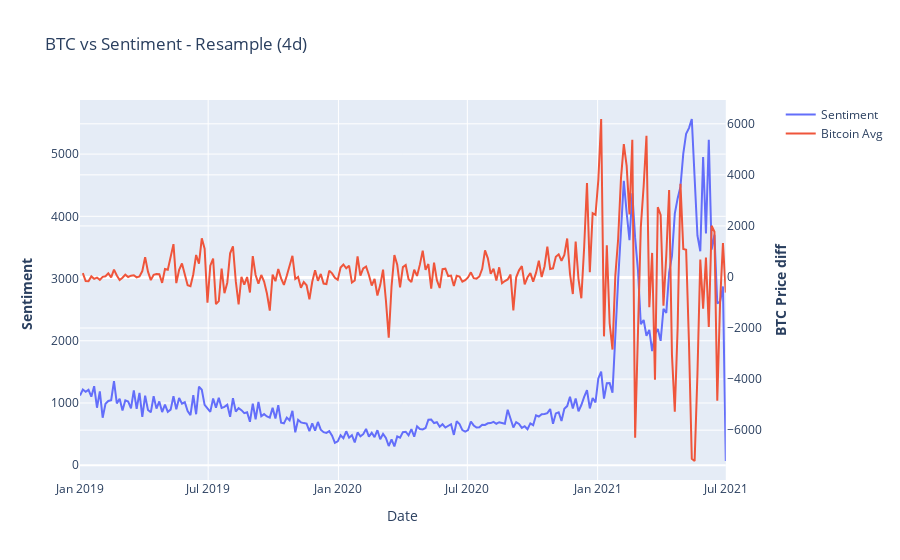

This figure's notebook cell:
### Code cell
eval.get_ts_2axis(sent1.polarity_lr,btc.y,resample_period='4d',btc_transformation='diff')

### Figure 1 — Plotly figure (JSON) as saved in the notebook; plotly's stock layout.template omitted (floating-point values rounded to 4 significant figures; data arrays with more than 128 entries replaced by an {"elided": "..."} marker saying what was removed)
{"data": [{"name": "Sentiment", "type": "scatter", "x": {"elided": "229 str values"}, "xaxis": "x", "y": {"elided": "229 float values"}, "yaxis": "y"}, {"name": "Bitcoin Avg", "type": "scatter", "x": {"elided": "229 str values"}, "xaxis": "x", "y": {"elided": "229 float values"}, "yaxis": "y2"}], "layout": {"title": {"text": "BTC vs Sentiment - Resample (4d)"}, "xaxis": {"anchor": "y", "domain": [0, 0.94], "title": {"text": "Date"}}, "yaxis": {"anchor": "x", "domain": [0, 1], "title": {"text": "<b>Sentiment  </b>"}}, "yaxis2": {"anchor": "x", "overlaying": "y", "side": "right", "title": {"text": "<b>BTC Price diff</b>"}}}}
